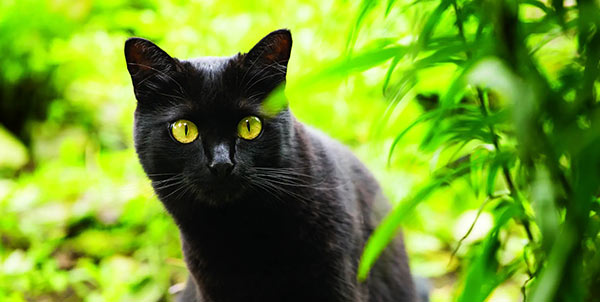
#> input picture gato.jpg, 600 x 302 px
$ jupyter execute lab08.ipynb
#> lines starting #> are read from the running program, lines starting #| are printed output that depends on the picture
[cell 1]
import numpy as np
import matplotlib.pyplot as plt
from PIL import Image
pic = Image.open('gato.jpg')
#> pic is the input picture: PIL image 600x302 RGB; mean R, G, B 113.8, 151.3, 42.4
type(pic)

[cell 2]
pic_arr = np.asarray(pic)
pic_arr.shape
#> Out = (302, 600, 3)

[cell 3]
plt.imshow(pic_arr)

[cell 4]
pic_blue = pic_arr.copy()
pic_blue[:,:,0]=0
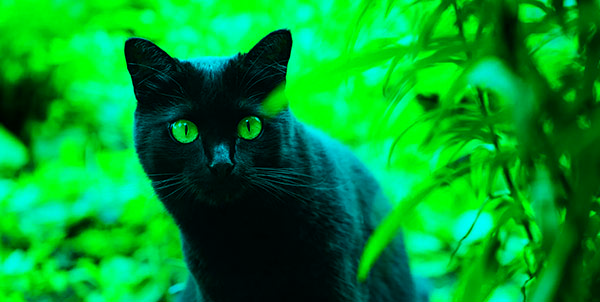
#> pic_blue: shape (302, 600, 3); mean R, G, B 0, 151.3, 42.4
pic_blue[:,:,1]=0
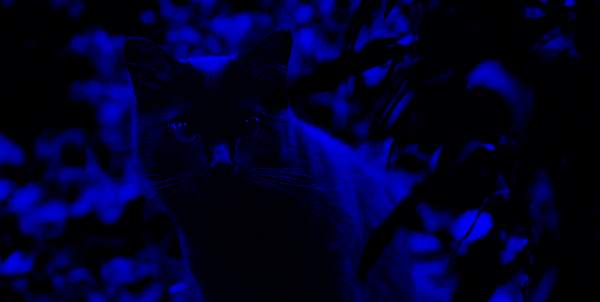
#> pic_blue: shape (302, 600, 3); mean R, G, B 0, 0, 42.4
plt.imshow(pic_blue)

[cell 5]
plt.imshow(pic_blue[:,:,0],cmap='gray')
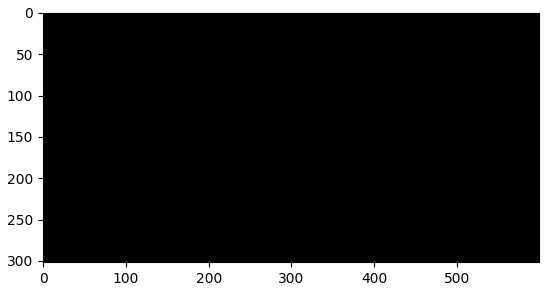
#> figure drawn by matplotlib, 1 panel

[cell 6]
pic_blue = pic_arr.copy()
pic_blue[:,:,2]=0
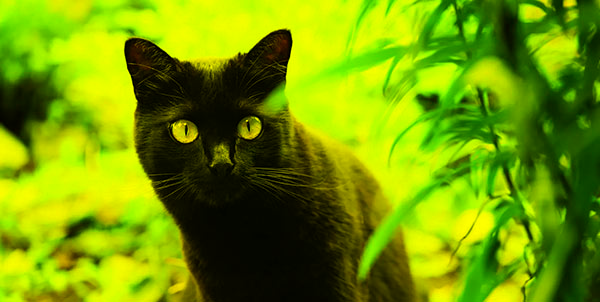
#> pic_blue: shape (302, 600, 3); mean R, G, B 113.8, 151.3, 0
plt.imshow(pic_blue)

[cell 7]
import cv2
img = cv2.imread('gato.jpg')
fix_img = cv2.cvtColor(img,cv2.COLOR_BGR2RGB)
plt.imshow(fix_img)

[cell 8]
centro = (210, 130)
radio = 80
color = (255, 0, 0)
cv2.circle(fix_img, centro, radio, color, thickness=2)
plt.imshow(fix_img)

[cell 9]
texto = "gato"
posicion_texto = (180, 250)
font = cv2.FONT_HERSHEY_SIMPLEX
tamaño_letra = 1
color_letra = (255, 255, 255)
grosor_letra = 3
cv2.putText(fix_img, texto, posicion_texto, font, tamaño_letra, color_letra, grosor_letra)
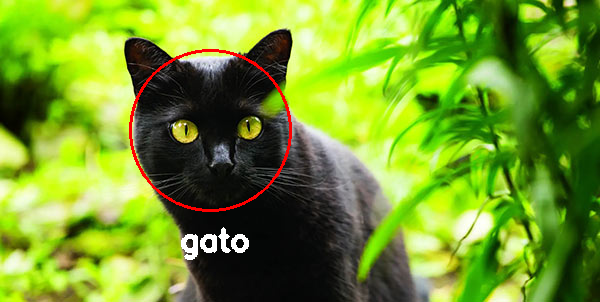
#> fix_img: shape (302, 600, 3); mean R, G, B 116.2, 151.6, 43.1
plt.imshow(fix_img)

[cell 10]
new_img = cv2.cvtColor(fix_img,cv2.COLOR_RGB2BGR)
plt.imshow(new_img)

[cell 11]
cv2.imwrite('gato_nuevo.jpg',new_img)
#> Out = True

[cell 12]
ret,thresh1 = cv2.threshold(fix_img,100,255,cv2.THRESH_BINARY)
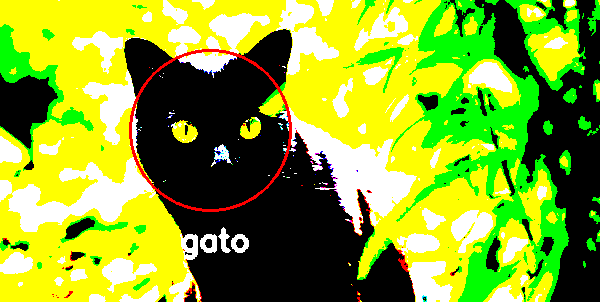
#> thresh1: shape (302, 600, 3); mean R, G, B 137.3, 166.6, 42
plt.imshow(thresh1,cmap='gray')
